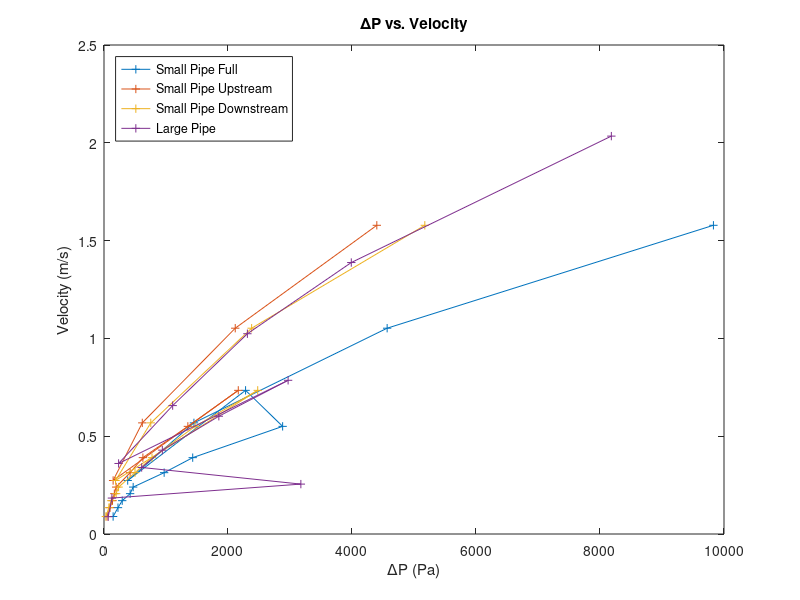
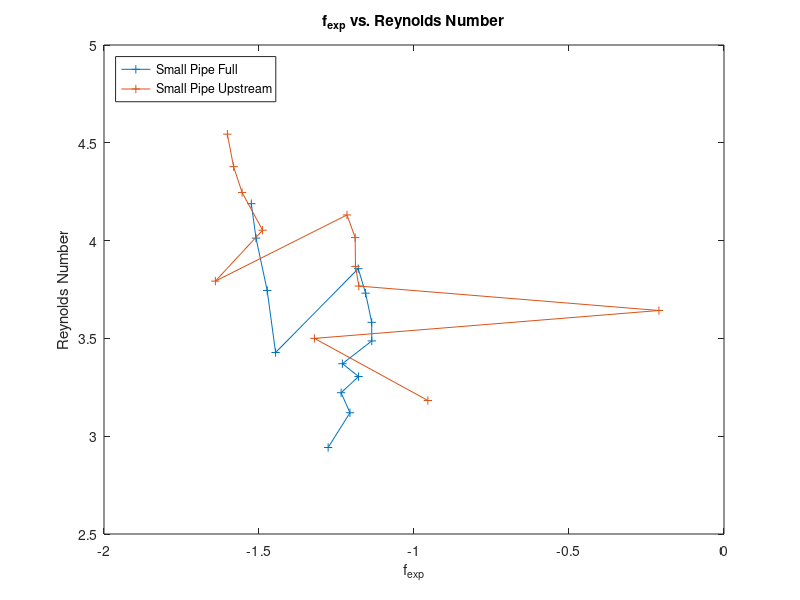

These charts were generated, in order, by the following MATLAB code:
function Fluids_Lab_Calculations
%%% Constants %%%
rho = 997;
mu = 8.9*10^-4;

%%% Pipe Diameters %%%
D_s = in_to_m(.344);
D_l = in_to_m(.605);

%%% Flow Vectors %%%
SF = [.085,.128,.162,.196,.228,.298,.371,.523,.698];
MF_SP = [.26,.54,1.0,1.5];
MF_LP = [.26,.54,.75,1.0,1.26,1.77,2.31];
LF = [1.06,1.93,3.01,4.08,5.98];

%%% Function Calls %%%%
[SPSFf_t,SPSFf_e,SPSFRe,SPSFV,SPSFdp] = SP_Full_SF(D_s,rho,SF,mu);
% disp(SPSFf_t)
% disp(SPSFf_e)
[SPMFf_t,SPMFf_e,SPMFRe,SPMFV,SPMFdp] = SP_Full_MF(D_s,rho,MF_SP,mu);
% disp(SPMFf_t)
% disp(SPMFf_e)
[SPUSFf_t,SPUSFf_e,SPUSFRe,SPUSFV,SPUSFdp] = SP_Up_SF(D_s,rho,SF,mu);
% disp(SPUSFf_t)
% disp(SPUSFf_e)
disp(SPUSFRe)
[SPUMFf_t,SPUMFf_e,SPUMFRe,SPUMFV,SPUMFdp] = SP_Up_MF(D_s,rho,MF_SP,mu);
% disp(SPUMFf_t)
% disp(SPUMFf_e)
disp(SPUMFRe)
[SPDSFf_t,SPDSFf_e,SPDSFRe,SPDSFV,SPDSFdp] = SP_Dn_SF(D_s,rho,SF,mu);
% disp(SPDSFf_t)
% disp(SPDSFf_e)
disp(SPDSFRe)
[SPDMFf_t,SPDMFf_e,SPDMFRe,SPDMFV,SPDMFdp] = SP_Dn_MF(D_s,rho,MF_SP,mu);
% disp(SPDMFf_t)
% disp(SPDMFf_e)
disp(SPDMFRe)
[LPMFf_t,LPMFf_e,LPMFRe,LPMFV,LPMFdp] = LP_MF(D_l,rho,MF_LP,mu);
% disp(LPMFf_t)
% disp(LPMFf_e)
[LPLFf_t,LPLFf_e,LPLFRe,LPLFV,LPLFdp] = LP_LF(D_l,rho,LF,mu);
% disp(LPLFf_t)
% disp(LPLFf_e)


figure('Visible','on','Name','deltaP vs V')
smFdp = [SPSFdp,SPMFdp];
smFV = [SPSFV,SPMFV];
smUPdp = [SPUSFdp,SPUMFdp];
smUPV = [SPUSFV,SPUMFV];
smDNdp = [SPDSFdp,SPDMFdp];
smDNV = [SPDSFV,SPDMFV];
lgdp = [LPMFdp,LPLFdp];
lgV = [LPMFV,LPLFV];
plot(smFdp,smFV,'+-',smUPdp,smUPV,'+-',smDNdp,smDNV,'+-',lgdp,lgV,'+-')
legend('Small Pipe Full','Small Pipe Upstream','Small Pipe Downstream','Large Pipe','Location','Northwest')
title('\DeltaP vs. Velocity')
xlabel('\DeltaP (Pa)')
ylabel('Velocity (m/s)')

figure('Visible','on','Name','\f_exp vs. Re')
smFfe = log10([SPSFf_e,SPMFf_e]);
smFRe = log10([SPSFRe,SPMFRe]);
smUPfe = log10([SPUSFf_e,SPUMFf_e]);
smUPRe = log10([SPUSFRe,SPUMFRe]);
smDNfe = log10([SPDSFf_e,SPDMFf_e]);
smDNRe = log10([SPDSFRe,SPDMFRe]);
lgfe = log10([LPMFf_e,LPLFf_e]);
lgRe = log10([LPMFRe,LPLFRe]);
plot(smDNfe,smDNRe,'+-',lgfe,lgRe,'+-') %smFfe,smFRe,'+-',smUPfe,smUPRe,'+-',
legend('Small Pipe Full','Small Pipe Upstream','Small Pipe Downstream','Large Pipe','Location','Northwest')
title('f_e_x_p vs. Reynolds Number')
xlabel('f_e_x_p')
ylabel('Reynolds Number')


%%% Functions to solve for Friction factor %%%
function [f_t,f_e,Reo,Vo,dpo] = SP_Full_SF(D_s,rho,SF,mu)
SP_Full_SF_high = [43.3,44.1,44.5,44.9,45.6,45.9,48.5,50.9,58.5]; %Flag 1
SP_Full_SF_high2 = 189.2;
SP_Full_SF_low = [43.2,42.5,42.1,41.8,41.2,41.0,38.5,36.2,29.0]; %Flag 1
SP_Full_SF_low2 = 165.7;

A = area(D_s);
L = in_to_m(96);

[f_t,f_e,Re,V,dp] = solve_friction_factors(SP_Full_SF_high,SP_Full_SF_low,SF,A,L,rho,D_s,mu);

dp1 = delta_P(SP_Full_SF_high2,SP_Full_SF_low2,0);
dpo = [dp,dp1];
Q = flow_convert(SF(end));
V1 = velocity(Q,A);
Vo = [V,V1];
re1 = reynolds(rho,V1,D_s,mu);
Reo = [Re,re1];
fe1 = f_exp(dp1,D_s,L,rho,V1);
ft1 = f_theorey(re1,D_s);
f_t = [f_t,ft1];
f_e = [f_e,fe1];

function [f_t,f_e,Re,V,dp] = SP_Full_MF(D_s,rho,MF_SP,mu)
SP_Full_MF_high = [176.8,179.0,184.4,201.8,229.9];
SP_Full_MF_low = [176.6,175,169.5,155.1,129.5];

A = area(D_s);
L = in_to_m(96);

[f_t,f_e,Re,V,dp] = solve_friction_factors(SP_Full_MF_high,SP_Full_MF_low,MF_SP,A,L,rho,D_s,mu);

function [f_t,f_e,Re,V,dp] = SP_Up_SF(D_s,rho,SF,mu)
SP_Up_SF_high = [43.3,43.7,44,44.2,44.4,44.5,45.7,46.9,50.9,55.4]; %Flag 1
SP_Up_SF_low = [43.3,43.1,42.9,42.7,42.6,42.4,41.3,40.4,37,33.2]; %Flag

A = area(D_s);
L = in_to_m(48);

f_t = [];
f_e = [];
[f_t,f_e,Re,V,dp] = solve_friction_factors(SP_Up_SF_high,SP_Up_SF_low,SF,A,L,rho,D_s,mu);

function [f_t,f_e,Re,V,dp] = SP_Up_MF(D_s,rho,MF_SP,mu)
SP_Up_MF_high = [178.8,178,181,190.7,204.5];
SP_Up_MF_low = [176.8,176.4,174.6,169,159.5];

A = area(D_s);
L = in_to_m(48);

[f_t,f_e,Re,V,dp] = solve_friction_factors(SP_Up_MF_high,SP_Up_MF_low,MF_SP,A,L,rho,D_s,mu);

function [f_t,f_e,Re,V,dp] = SP_Dn_SF(D_s,rho,SF,mu)
SP_Dn_SF_high = [41.6,41.9,42.1,42.3,42.6,42.8,44.2,45.6,49.2,54.5]; %Flag 1
SP_Dn_SF_low = [41.5,41.5,41.2,41,40.5,40.3,39,37.6,34.1,29.1]; %Flag 1

A = area(D_s);
L = in_to_m(48);

[f_t,f_e,Re,V,dp] = solve_friction_factors(SP_Dn_SF_high,SP_Dn_SF_low,SF,A,L,rho,D_s,mu);

function [f_t,f_e,Re,V,dp] = SP_Dn_MF(D_s,rho,MF_SP,mu)
SP_Dn_MF_high = [176.6,177.9,181.1,189.9,205];
SP_Dn_MF_low = [176.6,175.9,173.3,165.5,152.1];

A = area(D_s);
L = in_to_m(48);

[f_t,f_e,Re,V,dp] = solve_friction_factors(SP_Dn_MF_high,SP_Dn_MF_low,MF_SP,A,L,rho,D_s,mu);

function [f_t,f_e,Re,V,dp] = LP_MF(D_l,rho,MF_LP,mu)
LP_MF_high = [42,42.4,42.7,43.3,45.2,47,51.7,57.5]; %Flag 1
LP_MF_low = [41.9,41.6,41.3,10.8,38.9,37.3,32.7,27.1]; %Flag 1

A = area(D_l);
L = in_to_m(96);

[f_t,f_e,Re,V,dp] = solve_friction_factors(LP_MF_high,LP_MF_low,MF_LP,A,L,rho,D_l,mu);

function [f_t,f_e,Re,V,dp] = LP_LF(D_l,rho,LF,mu)
LP_LF_high = [176.2,178.4,182.9,188.7,197.8,221.8];
LP_LF_low = [176.4,175.9,171.5,165,157,138.2];

A = area(D_l);
L = in_to_m(96);

[f_t,f_e,Re,V,dp] = solve_friction_factors(LP_LF_high,LP_LF_low,LF,A,L,rho,D_l,mu);


%%% Functions used to solve for parameters needed to sove for friction
%%% factor
function [f_t,f_e,reo,Vo,dpo] = solve_friction_factors(high,low,flow,A,L,rho,D,mu)
f_t = [];
f_e = [];
reo = [];
Vo = [];
dpo = [];
for i = 2:length(high)
    dp = delta_P(high(i),low(i),1);
    dpo = [dpo,dp];
    Q = flow_convert(flow(i-1));
    V = velocity(Q,A);
    Vo = [Vo,V];
    re = reynolds(rho,V,D,mu);
    reo = [reo,re];
    fe = f_exp(dp,D,L,rho,V);
    ft = f_theorey(re,D);
    f_t = [f_t,ft];
    f_e = [f_e,fe];
end

function out = in_to_m(in)
out = in * .0254;

function out = flow_convert(flow)
out = (flow * .00378541) / 60;

function out = area(D)
out = pi * (D^2/4);

function out = delta_P(h1,h2,flag)
if flag == 1
    h10 = 43.3;
    h20 = 43.2;
    deltH = ((h1-h10) - (h2-h20)) * 10;
else
    h10 = 176.8;
    h20 = 176.6;
    deltH = ((h1-h10) - (h2-h20)) * 10;
end
out = deltH * 9.8;

function out = velocity(Q,A)
out = Q/A;

function out = reynolds(rho,V,D,mu)
out = (rho * V * D) / mu;

function out = f_theorey(re,D)
if re > 2000
    E = .0015;
    denom = -1.8 * log10(6.9/re); %((E/D)/3.7)^1.11 + 
    out = (1/denom)^2;
else
    out = 64/re;
end

function out = f_exp(delt,D,L,rho,V)
out = (2* delt * D) / (L * rho * V^2);

